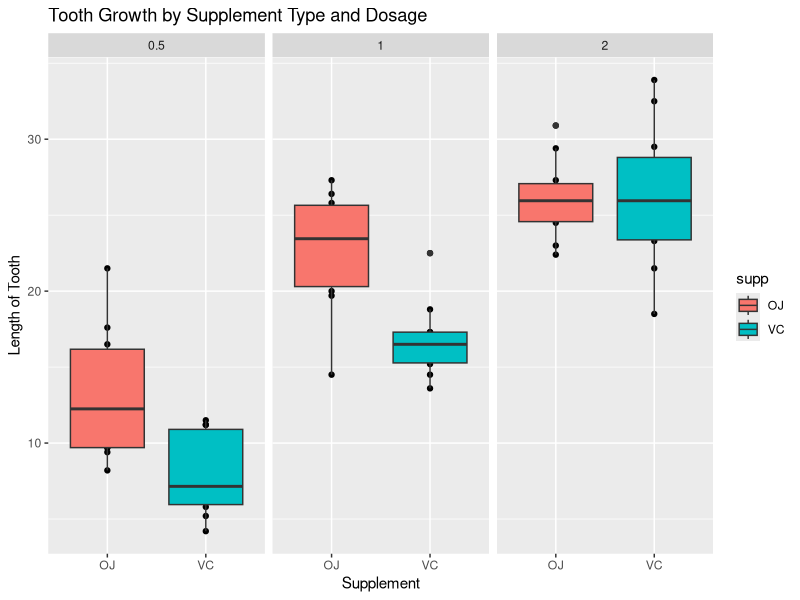

Write the R code that produced this figure.
## ---- chunk 1
knitr::opts_chunk$set(warning = FALSE, message = FALSE,echo = TRUE)
## ---- chunk 2
library(ggplot2)
library(datasets)
data("ToothGrowth")
## ---- chunk 3
dim(ToothGrowth)
summary(ToothGrowth)
unique(ToothGrowth$dose)
## ---- chunk 4
qplot(x = supp, y = len, data = ToothGrowth, facets = ~ dose, 
      main = "Tooth Growth by Supplement Type and Dosage", xlab="Supplement",
      ylab = "Length of Tooth") + geom_boxplot(aes(fill = supp))
## ---- chunk 5
Dose0.5 <- subset.data.frame(x = ToothGrowth, dose == 0.5) 
Dose1.0 <- subset.data.frame(x = ToothGrowth, dose == 1.0) 
Dose2.0 <- subset.data.frame(x = ToothGrowth, dose == 2.0)
## ---- chunk 6
T.TestDose0.5 <- t.test(len ~ supp, data = Dose0.5)
T.TestDose0.5
## ---- chunk 7
T.TestDose1.0 <- t.test(len ~ supp, data = Dose1.0)
T.TestDose1.0
## ---- chunk 8
T.TestDose2.0 <- t.test(len ~ supp, data = Dose2.0)
T.TestDose2.0
## ---- chunk 9
T.TestToothGrowth <- t.test(len ~ supp, data = ToothGrowth)
T.TestToothGrowth
